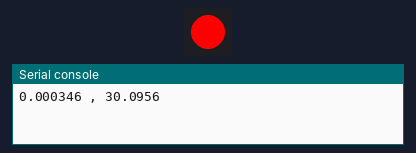
The program below on a simulated CircuitPython board. Parts: 1 RGB LEDs in strip order, left to right, the last lines printed to the serial console. Random numbers come from a fixed seed. At 10.1 s the program ends and the board releases its pins; the recording ends there.

Above: at 0.1 s.
At 8.4 s:
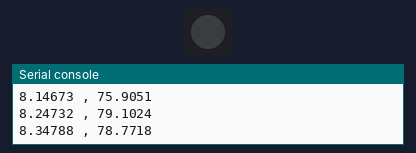
Timing chart, 0 to 10.1 s (numbered marks = the images above):
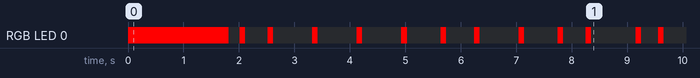

The program:

main.py
```python
import time
import board
import neopixel

from TempController import TemperatureController

myContainer = TemperatureController()

led = neopixel.NeoPixel(board.NEOPIXEL, 1)

currentTime = 0.0
lastTime = time.monotonic()

for i in range(100):
  currentTemperature = myContainer.getTemperature()
  if(currentTemperature< 76.0):
    myContainer.heaterOn(100)
  else:
    myContainer.heaterOff()
  myContainer.update()

  #Set the Metro LED to be red when the heater is on
  if(myContainer.heaterIsOn()):
    led[0] = (255, 0, 0)
  else:
    led[0] = (0, 0, 0)

  currentTime = time.monotonic() - lastTime + currentTime
  lastTime = time.monotonic()
  print(currentTime,",",myContainer.getTemperature())
  time.sleep(0.1)
```

TempController.py
```python
from random import uniform

'''
TemperatureController class - programmed by Evan Weinberg

See the README.TXT for instructions on using this library.

This is free and unencumbered software released into the public domain.

Anyone is free to copy, modify, publish, use, compile, sell, or
distribute this software, either in source code form or as a compiled
binary, for any purpose, commercial or non-commercial, and by any
means.

In jurisdictions that recognize copyright laws, the author or authors
of this software dedicate any and all copyright interest in the
software to the public domain. We make this dedication for the benefit
of the public at large and to the detriment of our heirs and
successors. We intend this dedication to be an overt act of
relinquishment in perpetuity of all present and future rights to this
software under copyright law.

THE SOFTWARE IS PROVIDED "AS IS", WITHOUT WARRANTY OF ANY KIND,
EXPRESS OR IMPLIED, INCLUDING BUT NOT LIMITED TO THE WARRANTIES OF
MERCHANTABILITY, FITNESS FOR A PARTICULAR PURPOSE AND NONINFRINGEMENT.
IN NO EVENT SHALL THE AUTHORS BE LIABLE FOR ANY CLAIM, DAMAGES OR
OTHER LIABILITY, WHETHER IN AN ACTION OF CONTRACT, TORT OR OTHERWISE,
ARISING FROM, OUT OF OR IN CONNECTION WITH THE SOFTWARE OR THE USE OR
OTHER DEALINGS IN THE SOFTWARE.

For more information, please refer to <https://unlicense.org>

'''
class TemperatureController:
  def __init__(self):
    self.__temperature = 28.0
    self.__heaterMaxPower = 100.0
    self.__coolerMaxPower = 55.0
    self.__heaterPower = 0
    self.__coolerPower = 0
    self.__environmentTemperature = 28.0
  def heaterOn(self,power):
    if(power > self.__heaterMaxPower):
      power = self.__heaterMaxPower
    elif (power < 0):
      power = self.__heaterMaxPower
    self.__heaterPower = power
  def heaterOff(self):
    self.__heaterPower = 0
  def coolerOn(self,power):
    if(power > self.__coolerMaxPower):
      power = self.__coolerMaxPower
    elif (power < 0):
      power = 0
    self.__coolerPower = power
  def coolerOff(self):
    self.__coolerPower = 0
  def update(self):
    k = uniform(.018,0.040)
    changeTemperature = k*(self.__heaterPower - self.__coolerPower - 0.28*(self.__temperature - self.__environmentTemperature))
    newTemperature = self.__temperature + changeTemperature
    if(newTemperature > 100.0):
      newTemperature = 100.0
    elif (newTemperature < 0):
      newTemperature = 0
    self.__temperature = newTemperature
  def getTemperature(self):
    return self.__temperature
  def heaterIsOn(self):
      return (self.__heaterPower > 0)
  def coolerIsOn(self):
      return (self.__coolerPower > 0)
```

Measured:
- by itself, RGB LED 0: off → RGB(255, 0, 0) at 0.00 s, → off 1.8 s later, → RGB(255, 0, 0) 0.20 s later, → off 0.10 s later, … (26 changes in this stretch)
